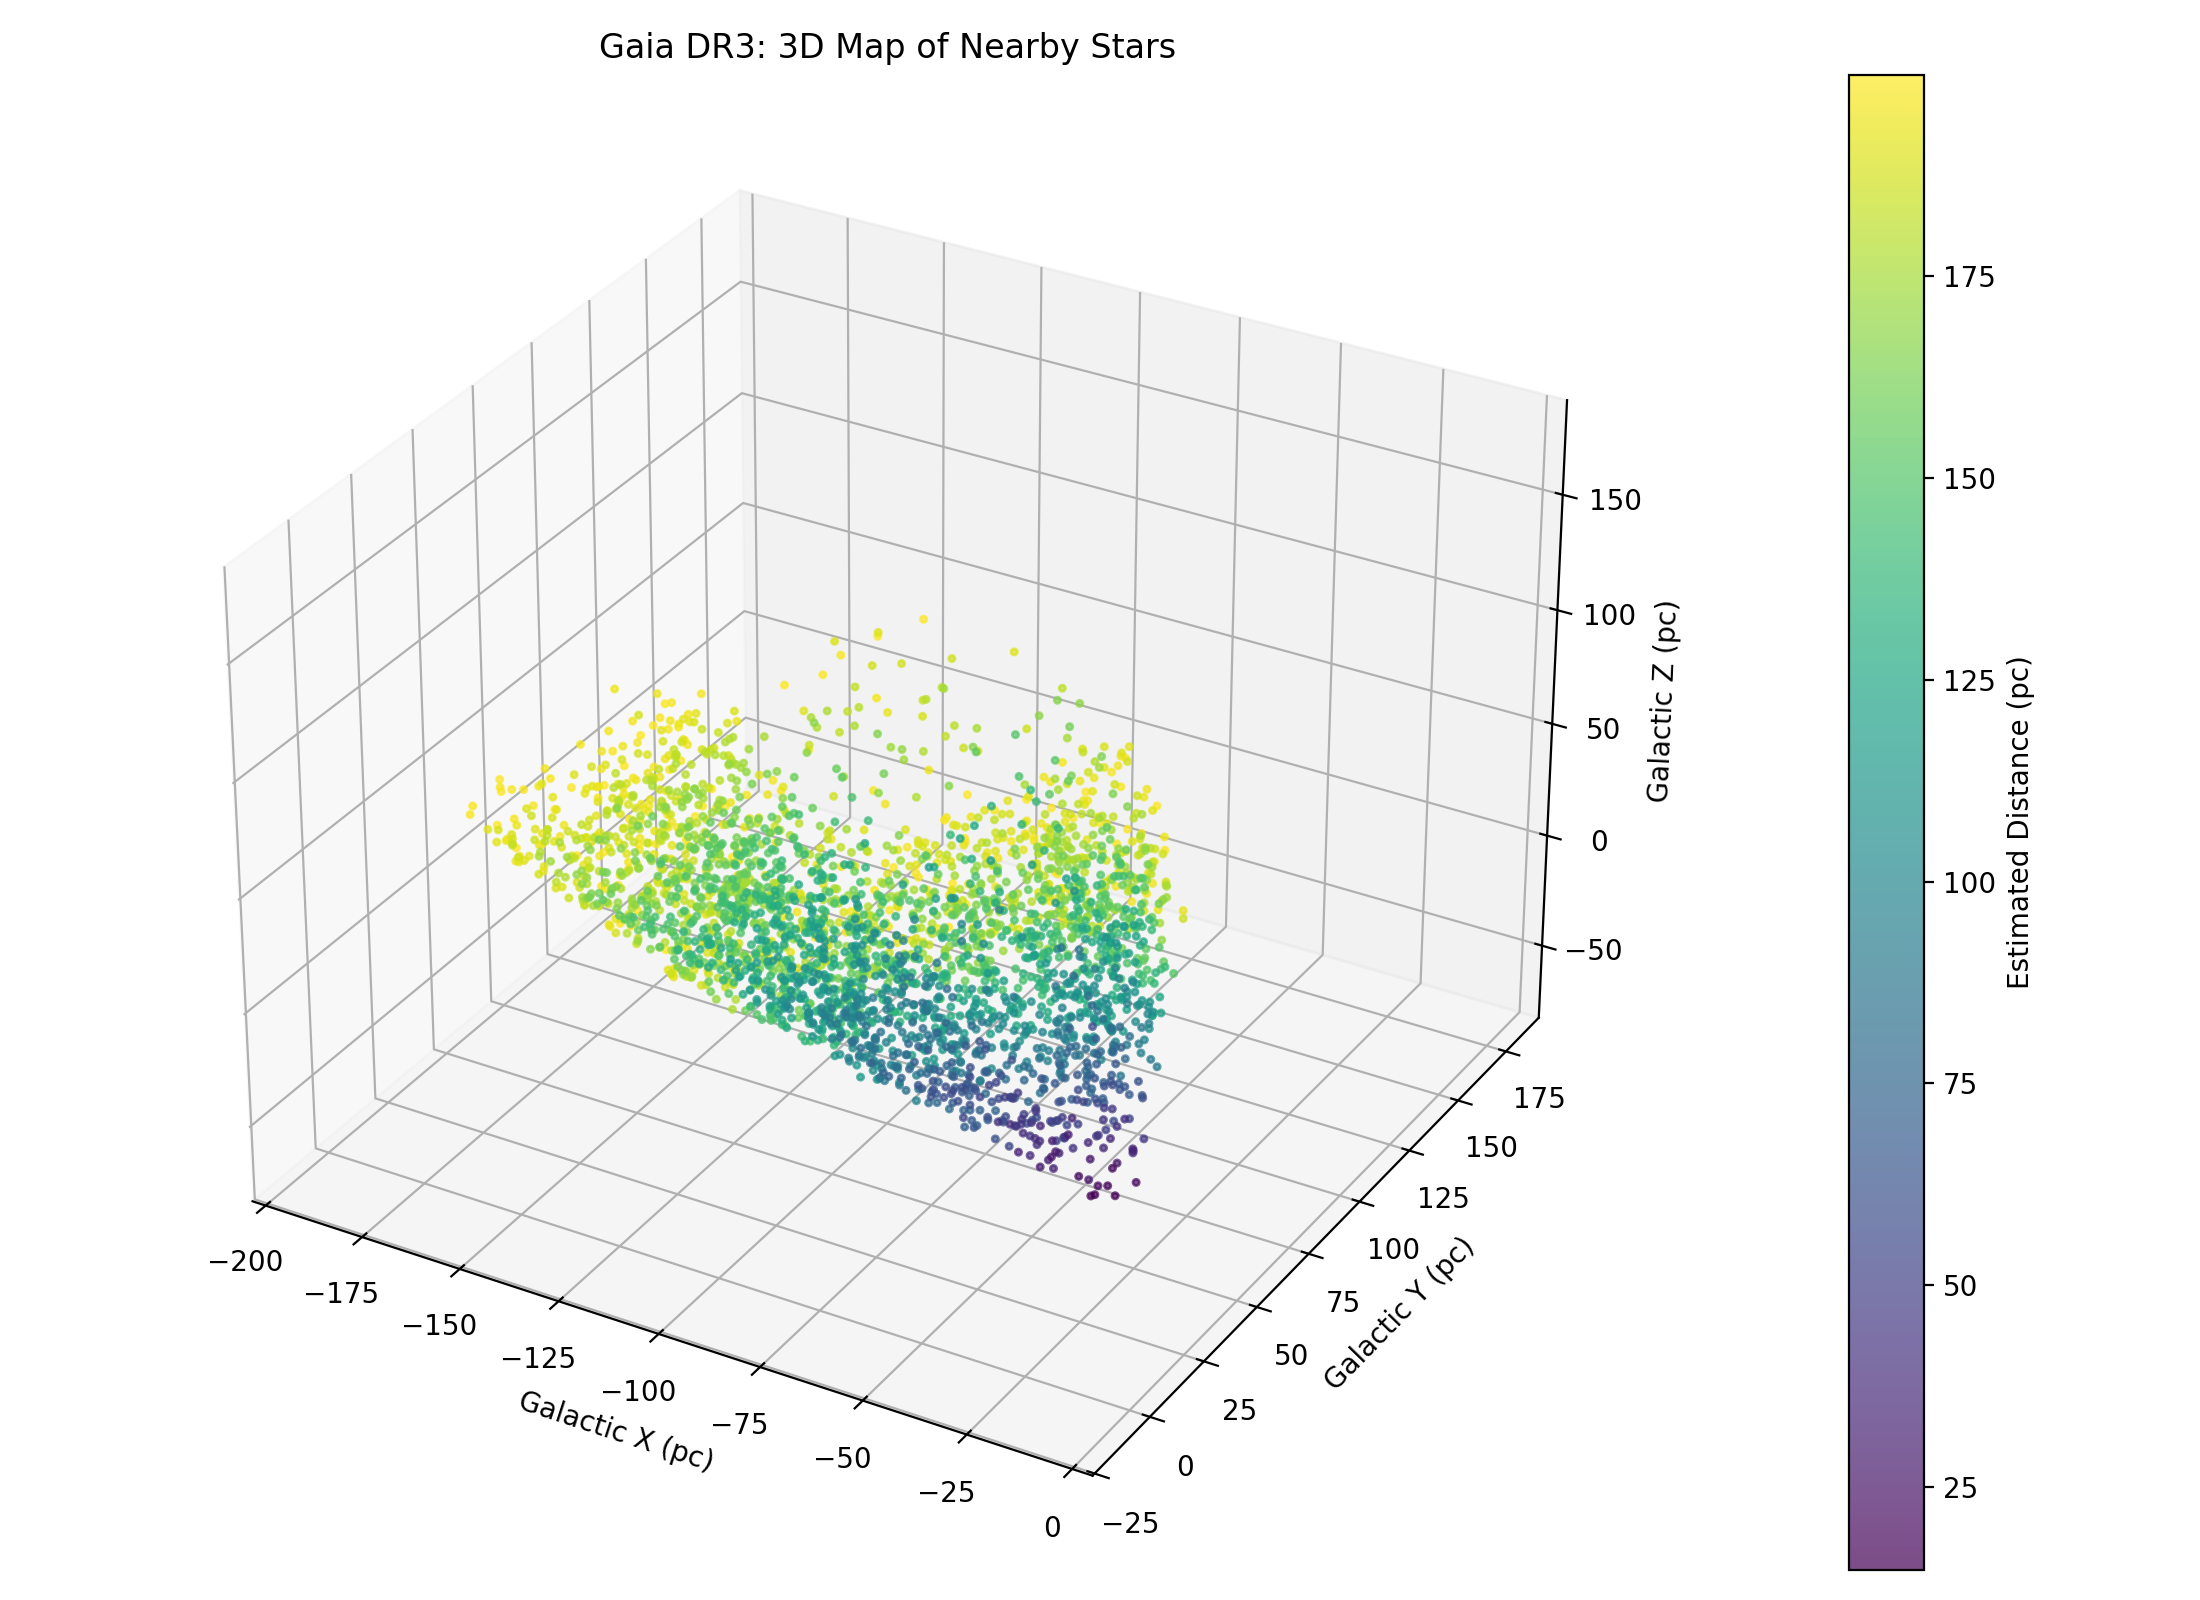

Recreate this plot in Python.

import numpy as np
import matplotlib.pyplot as plt
from astroquery.gaia import Gaia
from astropy.coordinates import SkyCoord
import astropy.units as u

# --------------------------------------------------
# PROJECT 5: 3D MAP OF NEARBY STARS
# Data source: Gaia Data Release 3
# --------------------------------------------------

# 1. Query stars with relatively precise parallaxes
query = """
SELECT TOP 3000
    source_id,
    ra,
    dec,
    parallax,
    parallax_error,
    parallax_over_error,
    phot_g_mean_mag
FROM gaiadr3.gaia_source
WHERE ra IS NOT NULL
  AND dec IS NOT NULL
  AND parallax > 5
  AND parallax_over_error >= 10
  AND phot_g_mean_mag IS NOT NULL
  AND random_index < 100000000
"""

print("Connecting to Gaia DR3...")

job = Gaia.launch_job_async(query, dump_to_file=False)
stars = job.get_results()

if len(stars) == 0:
    raise RuntimeError("No stars were returned by Gaia.")

print(f"Retrieved {len(stars)} stars.")

# 2. Extract parallax measurements
parallax_mas = np.asarray(stars["parallax"], dtype=float)

# 3. Estimate distances in parsecs
distance_pc = 1000.0 / parallax_mas

# 4. Convert equatorial coordinates into Galactic coordinates
coordinates = SkyCoord(
    ra=np.asarray(stars["ra"], dtype=float) * u.deg,
    dec=np.asarray(stars["dec"], dtype=float) * u.deg,
    distance=distance_pc * u.pc,
    frame="icrs"
)

galactic = coordinates.galactic

# 5. Extract 3D Cartesian positions in parsecs
x_pc = galactic.cartesian.x.to_value(u.pc)
y_pc = galactic.cartesian.y.to_value(u.pc)
z_pc = galactic.cartesian.z.to_value(u.pc)

# 6. Add calculated measurements to the table
stars["estimated_distance_pc"] = distance_pc
stars["galactic_x_pc"] = x_pc
stars["galactic_y_pc"] = y_pc
stars["galactic_z_pc"] = z_pc

# 7. Save the data
stars.write(
    "gaia_3d_stellar_map.csv",
    format="ascii.csv",
    overwrite=True
)

# 8. Create the 3D plot
fig = plt.figure(figsize=(11, 8))
ax = fig.add_subplot(111, projection="3d")

scatter = ax.scatter(
    x_pc,
    y_pc,
    z_pc,
    c=distance_pc,
    cmap="viridis",
    s=5,
    alpha=0.7
)

ax.set_xlabel("Galactic X (pc)")
ax.set_ylabel("Galactic Y (pc)")
ax.set_zlabel("Galactic Z (pc)")

ax.set_title("Gaia DR3: 3D Map of Nearby Stars")

colorbar = plt.colorbar(scatter, ax=ax, pad=0.1)
colorbar.set_label("Estimated Distance (pc)")

plt.tight_layout()

# 9. Save and display the figure
plt.savefig("gaia_3d_stellar_map.png", dpi=200)

print("Saved gaia_3d_stellar_map.csv")
print("Saved gaia_3d_stellar_map.png")

plt.show()
